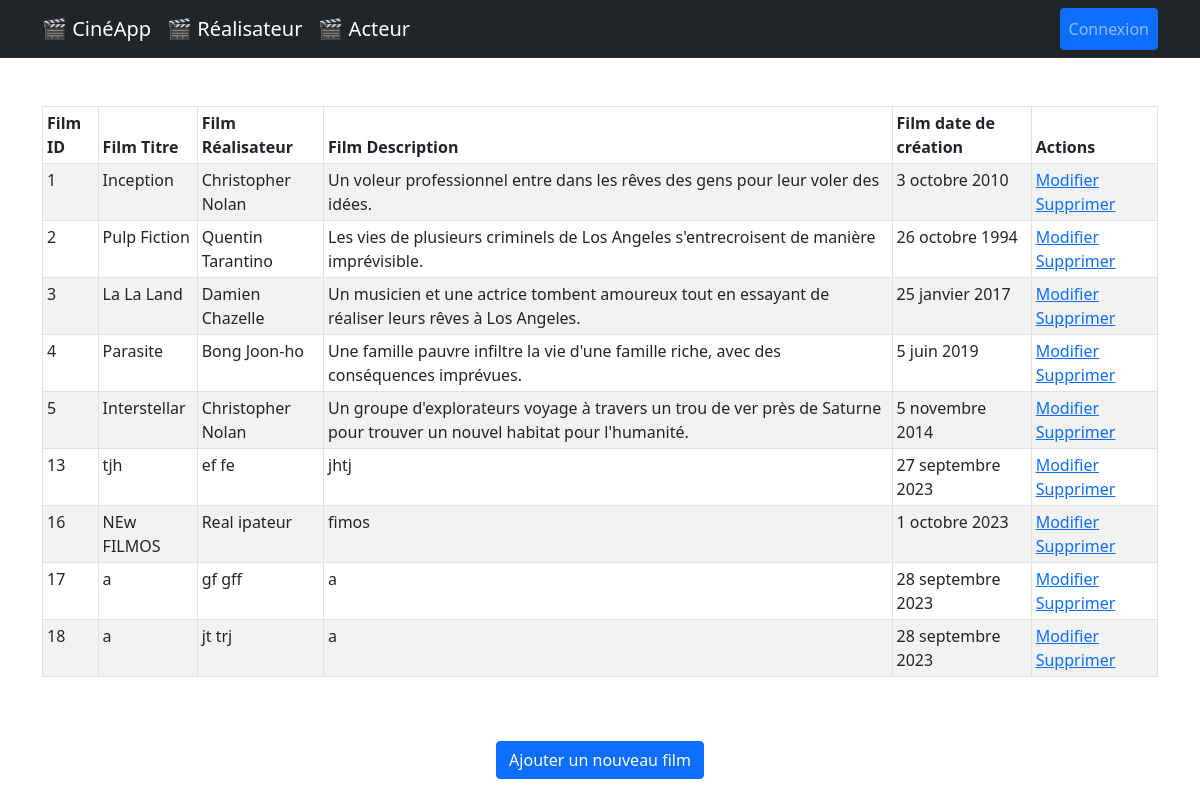
/, run on an earlier commit of the app's database.
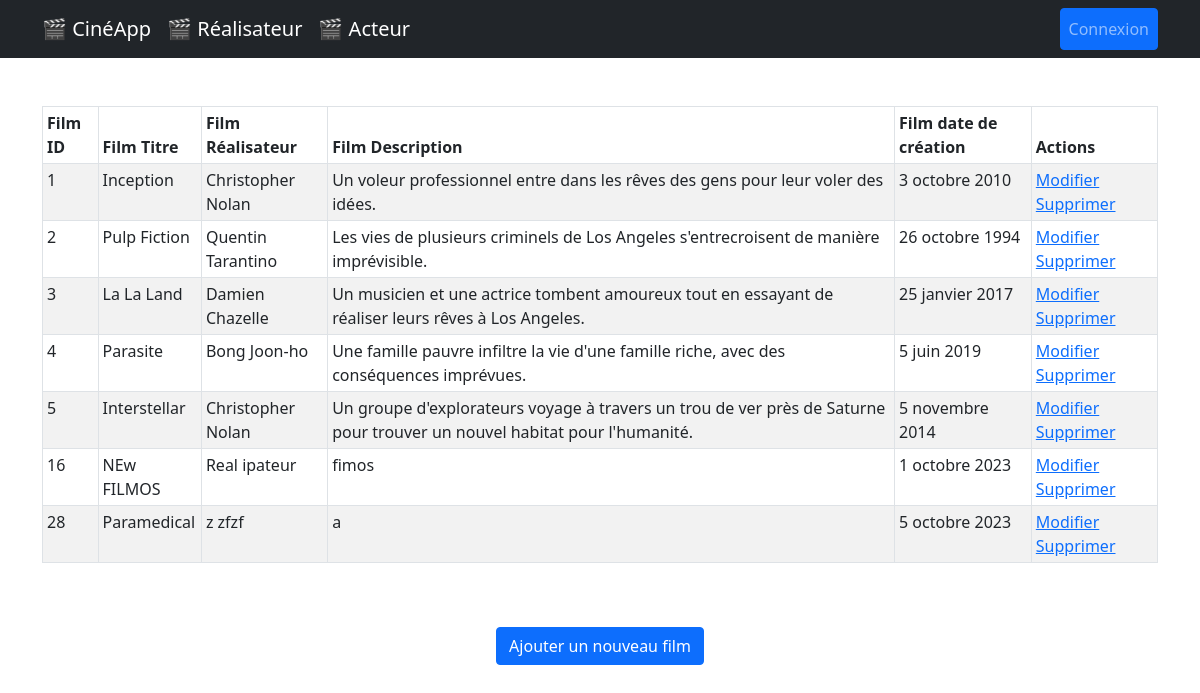
And on a later commit of the database.
### lesFilms/models.py (models this page shows, shortened)
class Film(models.Model):
    titre = models.CharField(max_length=250)
    description = models.TextField()
    date_creation = models.DateField()
    realisateur = models.ForeignKey(
        Realisateur, on_delete=models.CASCADE, related_name="films"
    )
    acteurs = models.ManyToManyField(Acteur, related_name="films")

class Realisateur(models.Model):
    nom = models.CharField(max_length=250)
    prenom = models.CharField(max_length=250)
    def __str__(self):
        return f"{self.prenom} {self.nom}"

### lesFilms/views.py (the view)
# urls.py: path("", views.FilmListView.as_view(), name="film_list"),
class FilmListView(ListView):
    model = Film
    template_name = "lesFilms/film/film_list.html"  # Nom du template à utiliser
    context_object_name = "films"  # Nom de la variable à utiliser dans le template

### lesFilms/templates/lesFilms/film/film_list.html (shortened to what this page needs)
{% extends "lesFilms/base.html" %}
{% block content %}
<table class="table table-striped table-bordered table-sm">
  <thead class="thead-dark">
    <tr>
      <th>Film ID</th>
      <th>Film Titre</th>
      <th>Film Réalisateur</th>
      <th>Film Description</th>
      <th>Film date de création</th>
      <th>Actions</th>
    </tr>
  </thead>
  <tbody>
    {% for film in films %}
    <tr>
      <td>{{ film.id }}</td>
      <td>{{ film.titre }}</td>
      <td>{{ film.realisateur }}</td>
      <td>{{ film.description }}</td>
      <td>{{ film.date_creation }}</td>
      <td>
        <a href="{% url 'film_edit' film.id %}"
          ><span class="glyphicon glyphicon-pencil">Modifier</span></a
        >
        <a
          href="#"
          class="open-deleteModal"
          data-bs-toggle="modal"
          data-bs-target="#deleteModal"
          data-url="{% url 'film_delete' film.id %}"
          >Supprimer</a
        >
      </td>
    </tr>
    {% endfor %}
  </tbody>
</table>
<br />
<br />
<div class="justify-content-center d-flex">
  <a href="{% url 'film_add' %}" class="btn btn-primary"
    >Ajouter un nouveau film</a
  >
</div>
{% endblock %}

What changed in the data, as far as the page shows it:
removed Film: id "13", titre "tjh", realisateur "ef fe", description "jhtj", date_creation "27 septembre 2023"
removed Film: id "17", titre "a", realisateur "gf gff", description "a", date_creation "28 septembre 2023"
removed Film: id "18", titre "a", realisateur "jt trj", description "a", date_creation "28 septembre 2023"
added Film: id "28", titre "Paramedical", realisateur "z zfzf", description "a", date_creation "5 octobre 2023"
